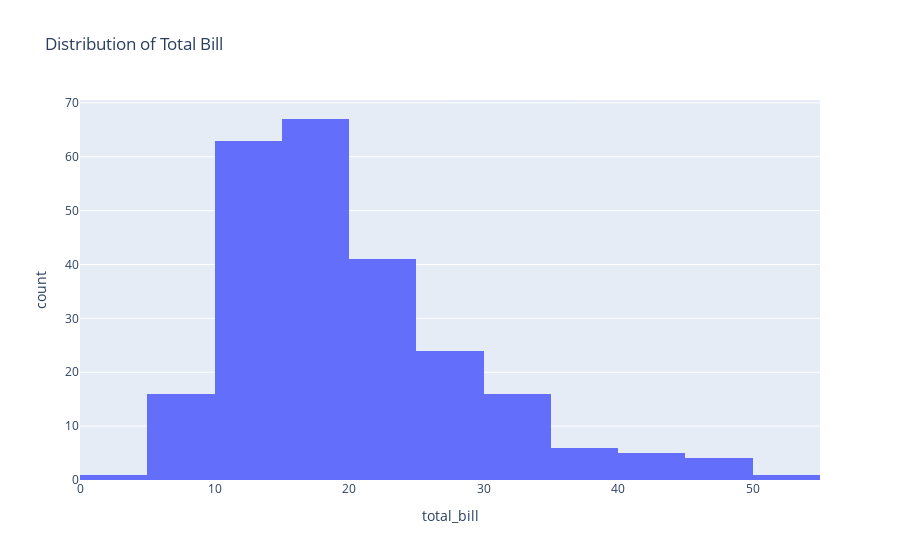

Write notebook code for a chart like this one.
### Markdown cell above
# Histogram

### Code cell
fig = px.histogram(df, x = 'total_bill', nbins = 15,title = 'Distribution of Total Bill')
fig.show()

### Figure 1 — Plotly figure (JSON) as saved in the notebook; plotly's stock layout.template omitted (floating-point values rounded to 4 significant figures; data arrays with more than 128 entries replaced by an {"elided": "..."} marker saying what was removed)
{"data": [{"bingroup": "x", "hovertemplate": "total_bill=%{x}<br>count=%{y}<extra></extra>", "legendgroup": "", "marker": {"color": "#636efa", "pattern": {"shape": ""}}, "name": "", "nbinsx": 15, "orientation": "v", "showlegend": false, "type": "histogram", "x": {"elided": "244 float values"}, "xaxis": "x", "yaxis": "y"}], "layout": {"barmode": "relative", "legend": {"tracegroupgap": 0}, "title": {"text": "Distribution of Total Bill"}, "xaxis": {"anchor": "y", "domain": [0, 1], "title": {"text": "total_bill"}}, "yaxis": {"anchor": "x", "domain": [0, 1], "title": {"text": "count"}}}}
